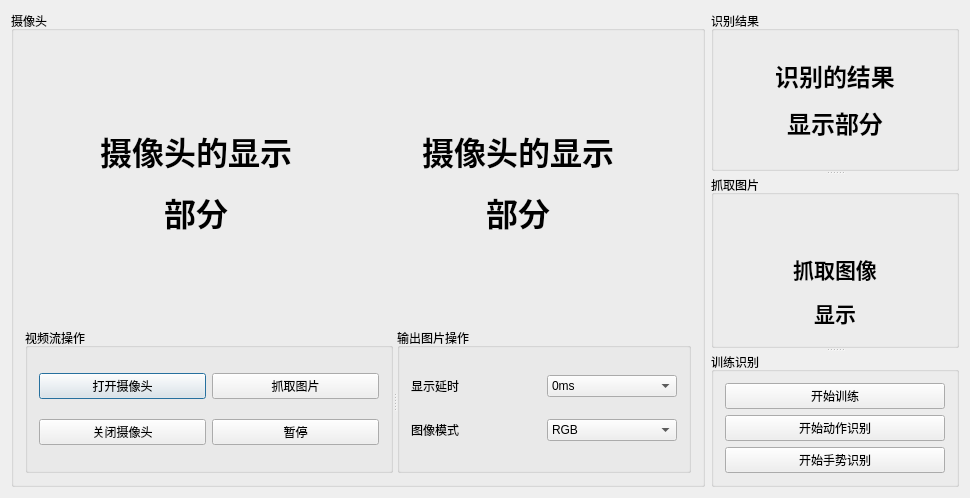
<?xml version="1.0" encoding="UTF-8"?>
<ui version="4.0">
 <class>HandGestureDialog</class>
 <widget class="QDialog" name="HandGestureDialog">
  <property name="windowModality">
   <enum>Qt::NonModal</enum>
  </property>
  <property name="geometry">
   <rect>
    <x>0</x>
    <y>0</y>
    <width>970</width>
    <height>498</height>
   </rect>
  </property>
  <property name="minimumSize">
   <size>
    <width>200</width>
    <height>460</height>
   </size>
  </property>
  <property name="maximumSize">
   <size>
    <width>970</width>
    <height>498</height>
   </size>
  </property>
  <property name="windowTitle">
   <string>简单手势识别</string>
  </property>
  <property name="modal">
   <bool>false</bool>
  </property>
  <layout class="QHBoxLayout" name="horizontalLayout">
   <item>
    <widget class="QGroupBox" name="groupBox">
     <property name="minimumSize">
      <size>
       <width>680</width>
       <height>0</height>
      </size>
     </property>
     <property name="maximumSize">
      <size>
       <width>16777215</width>
       <height>16777215</height>
      </size>
     </property>
     <property name="title">
      <string>摄像头</string>
     </property>
     <layout class="QVBoxLayout" name="verticalLayout">
      <item>
       <widget class="QWidget" name="widget_ShowImg" native="true">
        <property name="minimumSize">
         <size>
          <width>660</width>
          <height>280</height>
         </size>
        </property>
        <property name="maximumSize">
         <size>
          <width>660</width>
          <height>280</height>
         </size>
        </property>
        <layout class="QGridLayout" name="gridLayout_2">
         <item row="0" column="1">
          <widget class="StrongLabel" name="label_CameraShow_Gray">
           <property name="enabled">
            <bool>true</bool>
           </property>
           <property name="minimumSize">
            <size>
             <width>320</width>
             <height>240</height>
            </size>
           </property>
           <property name="maximumSize">
            <size>
             <width>320</width>
             <height>240</height>
            </size>
           </property>
           <property name="text">
            <string>&lt;html&gt;&lt;head/&gt;&lt;body&gt;&lt;p align=&quot;center&quot;&gt;&lt;span style=&quot; font-size:24pt; font-weight:600;&quot;&gt;摄像头的显示&lt;/span&gt;&lt;/p&gt;&lt;p align=&quot;center&quot;&gt;&lt;span style=&quot; font-size:24pt; font-weight:600;&quot;&gt;部分&lt;/span&gt;&lt;/p&gt;&lt;/body&gt;&lt;/html&gt;</string>
           </property>
          </widget>
         </item>
         <item row="0" column="0">
          <widget class="QLabel" name="label_CameraShow">
           <property name="enabled">
            <bool>true</bool>
           </property>
           <property name="minimumSize">
            <size>
             <width>320</width>
             <height>240</height>
            </size>
           </property>
           <property name="maximumSize">
            <size>
             <width>320</width>
             <height>240</height>
            </size>
           </property>
           <property name="text">
            <string>&lt;html&gt;&lt;head/&gt;&lt;body&gt;&lt;p align=&quot;center&quot;&gt;&lt;span style=&quot; font-size:24pt; font-weight:600;&quot;&gt;摄像头的显示&lt;/span&gt;&lt;/p&gt;&lt;p align=&quot;center&quot;&gt;&lt;span style=&quot; font-size:24pt; font-weight:600;&quot;&gt;部分&lt;/span&gt;&lt;/p&gt;&lt;/body&gt;&lt;/html&gt;</string>
           </property>
          </widget>
         </item>
        </layout>
       </widget>
      </item>
      <item>
       <widget class="QSplitter" name="splitter">
        <property name="orientation">
         <enum>Qt::Horizontal</enum>
        </property>
        <widget class="QGroupBox" name="groupBox_2">
         <property name="title">
          <string>视频流操作</string>
         </property>
         <layout class="QGridLayout" name="gridLayout_3">
          <item row="0" column="0">
           <widget class="QPushButton" name="pushButton_OpenCamera">
            <property name="text">
             <string>打开摄像头</string>
            </property>
           </widget>
          </item>
          <item row="0" column="1">
           <widget class="QPushButton" name="pushButton_SnapImage">
            <property name="text">
             <string>抓取图片</string>
            </property>
           </widget>
          </item>
          <item row="1" column="0">
           <widget class="QPushButton" name="pushButton_CloseCamera">
            <property name="text">
             <string>关闭摄像头</string>
            </property>
           </widget>
          </item>
          <item row="1" column="1">
           <widget class="QPushButton" name="pushButton_ShowPause">
            <property name="text">
             <string>暂停</string>
            </property>
           </widget>
          </item>
         </layout>
        </widget>
        <widget class="QGroupBox" name="groupBox_3">
         <property name="title">
          <string>输出图片操作</string>
         </property>
         <layout class="QGridLayout" name="gridLayout">
          <item row="0" column="0">
           <widget class="QLabel" name="label">
            <property name="text">
             <string>显示延时</string>
            </property>
           </widget>
          </item>
          <item row="0" column="1">
           <widget class="QComboBox" name="comboBox_ShowDelay">
            <item>
             <property name="text">
              <string>0ms</string>
             </property>
            </item>
            <item>
             <property name="text">
              <string>100ms</string>
             </property>
            </item>
            <item>
             <property name="text">
              <string>200ms</string>
             </property>
            </item>
            <item>
             <property name="text">
              <string>300ms</string>
             </property>
            </item>
            <item>
             <property name="text">
              <string>400ms</string>
             </property>
            </item>
            <item>
             <property name="text">
              <string>500ms</string>
             </property>
            </item>
           </widget>
          </item>
          <item row="1" column="0">
           <widget class="QLabel" name="label_2">
            <property name="text">
             <string>图像模式</string>
            </property>
           </widget>
          </item>
          <item row="1" column="1">
           <widget class="QComboBox" name="comboBox_ImageMode">
            <item>
             <property name="text">
              <string>RGB</string>
             </property>
            </item>
            <item>
             <property name="text">
              <string>HSV</string>
             </property>
            </item>
            <item>
             <property name="text">
              <string>YCBCR</string>
             </property>
            </item>
            <item>
             <property name="text">
              <string>YUV</string>
             </property>
            </item>
           </widget>
          </item>
         </layout>
        </widget>
       </widget>
      </item>
     </layout>
    </widget>
   </item>
   <item>
    <widget class="QSplitter" name="splitter_3">
     <property name="orientation">
      <enum>Qt::Vertical</enum>
     </property>
     <widget class="QGroupBox" name="groupBox_5">
      <property name="minimumSize">
       <size>
        <width>0</width>
        <height>160</height>
       </size>
      </property>
      <property name="title">
       <string>识别结果</string>
      </property>
      <layout class="QVBoxLayout" name="verticalLayout_3">
       <item>
        <widget class="QLabel" name="label_ShowResult">
         <property name="minimumSize">
          <size>
           <width>200</width>
           <height>115</height>
          </size>
         </property>
         <property name="text">
          <string>&lt;html&gt;&lt;head/&gt;&lt;body&gt;&lt;p align=&quot;center&quot;&gt;&lt;span style=&quot; font-size:18pt; font-weight:600;&quot;&gt;识别的结果&lt;/span&gt;&lt;/p&gt;&lt;p align=&quot;center&quot;&gt;&lt;span style=&quot; font-size:18pt; font-weight:600;&quot;&gt;显示部分&lt;/span&gt;&lt;/p&gt;&lt;/body&gt;&lt;/html&gt;</string>
         </property>
        </widget>
       </item>
      </layout>
     </widget>
     <widget class="QGroupBox" name="groupBox_6">
      <property name="minimumSize">
       <size>
        <width>0</width>
        <height>160</height>
       </size>
      </property>
      <property name="title">
       <string>抓取图片</string>
      </property>
      <layout class="QVBoxLayout" name="verticalLayout_4">
       <item>
        <widget class="QLabel" name="label_ShowSnap">
         <property name="minimumSize">
          <size>
           <width>220</width>
           <height>170</height>
          </size>
         </property>
         <property name="maximumSize">
          <size>
           <width>220</width>
           <height>170</height>
          </size>
         </property>
         <property name="text">
          <string>&lt;html&gt;&lt;head/&gt;&lt;body&gt;&lt;p align=&quot;center&quot;&gt;&lt;span style=&quot; font-size:16pt; font-weight:600;&quot;&gt;抓取图像&lt;/span&gt;&lt;/p&gt;&lt;p align=&quot;center&quot;&gt;&lt;span style=&quot; font-size:16pt; font-weight:600;&quot;&gt;显示&lt;/span&gt;&lt;/p&gt;&lt;/body&gt;&lt;/html&gt;</string>
         </property>
        </widget>
       </item>
      </layout>
     </widget>
     <widget class="QGroupBox" name="groupBox_4">
      <property name="title">
       <string>训练识别</string>
      </property>
      <layout class="QVBoxLayout" name="verticalLayout_2">
       <item>
        <widget class="QPushButton" name="pushButton_StartTrain">
         <property name="text">
          <string>开始训练</string>
         </property>
        </widget>
       </item>
       <item>
        <widget class="QPushButton" name="pushButton_StartGestureReg">
         <property name="text">
          <string>开始动作识别</string>
         </property>
        </widget>
       </item>
       <item>
        <widget class="QPushButton" name="pushButton_StartRecongnise">
         <property name="text">
          <string>开始手势识别</string>
         </property>
        </widget>
       </item>
      </layout>
     </widget>
    </widget>
   </item>
  </layout>
 </widget>
 <layoutdefault spacing="6" margin="11"/>
 <customwidgets>
  <customwidget>
   <class>StrongLabel</class>
   <extends>QLabel</extends>
   <header>stronglabel.h</header>
  </customwidget>
 </customwidgets>
 <resources/>
 <connections/>
</ui>
